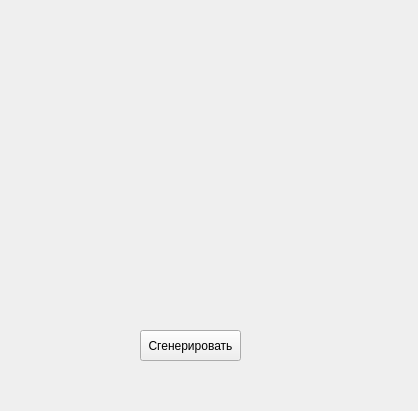
<?xml version="1.0" encoding="UTF-8"?>
<ui version="4.0">
 <class>MyWidget</class>
 <widget class="QWidget" name="Form">
  <property name="geometry">
   <rect>
    <x>0</x>
    <y>0</y>
    <width>418</width>
    <height>411</height>
   </rect>
  </property>
  <property name="windowTitle">
   <string>Form</string>
  </property>
  <widget class="QPushButton" name="pushButton">
   <property name="geometry">
    <rect>
     <x>140</x>
     <y>330</y>
     <width>101</width>
     <height>31</height>
    </rect>
   </property>
   <property name="text">
    <string>Сгенерировать</string>
   </property>
  </widget>
 </widget>
 <resources/>
 <connections/>
</ui>
